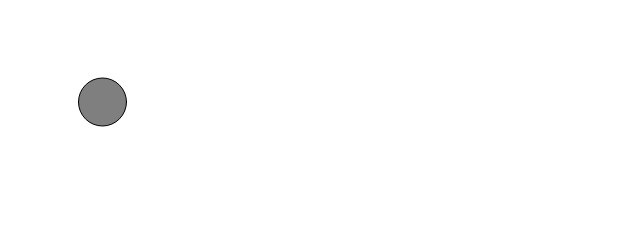
Frame 1 (no input)
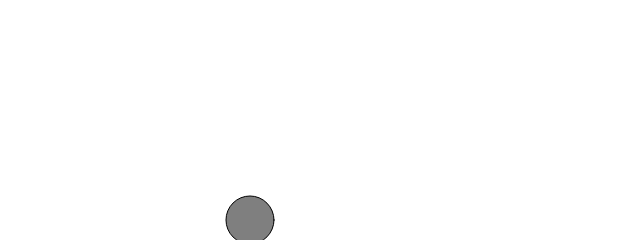
Frame 60 (no input)
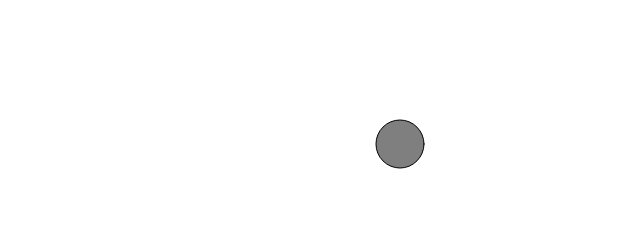
Frame 120 (the mouse pressed at the canvas centre since frame 60)

The p5.js sketch that drew these frames (run headless with seeded random() and noise() and a simulated clock; from frame 60 on, the mouse is pressed at the canvas centre):

// p5.js sketch
// ── sketch.js
// Position and speed of the ball
let x = 100;
let y = 100;
let xspeed = 2.5;
let yspeed = 2;

function setup() {
    createCanvas(640, 240);
}

function draw() {
    background(255);

    // Move ball
    x += xspeed;
    y += yspeed;

    // Bounce off walls
    if (x > width || x < 0)
        xspeed *= -1;
    if (y > height || y < 0)
        yspeed *= -1;

    // Draw ball
    stroke(0);
    fill(127);
    circle(x, y, 48);
}
